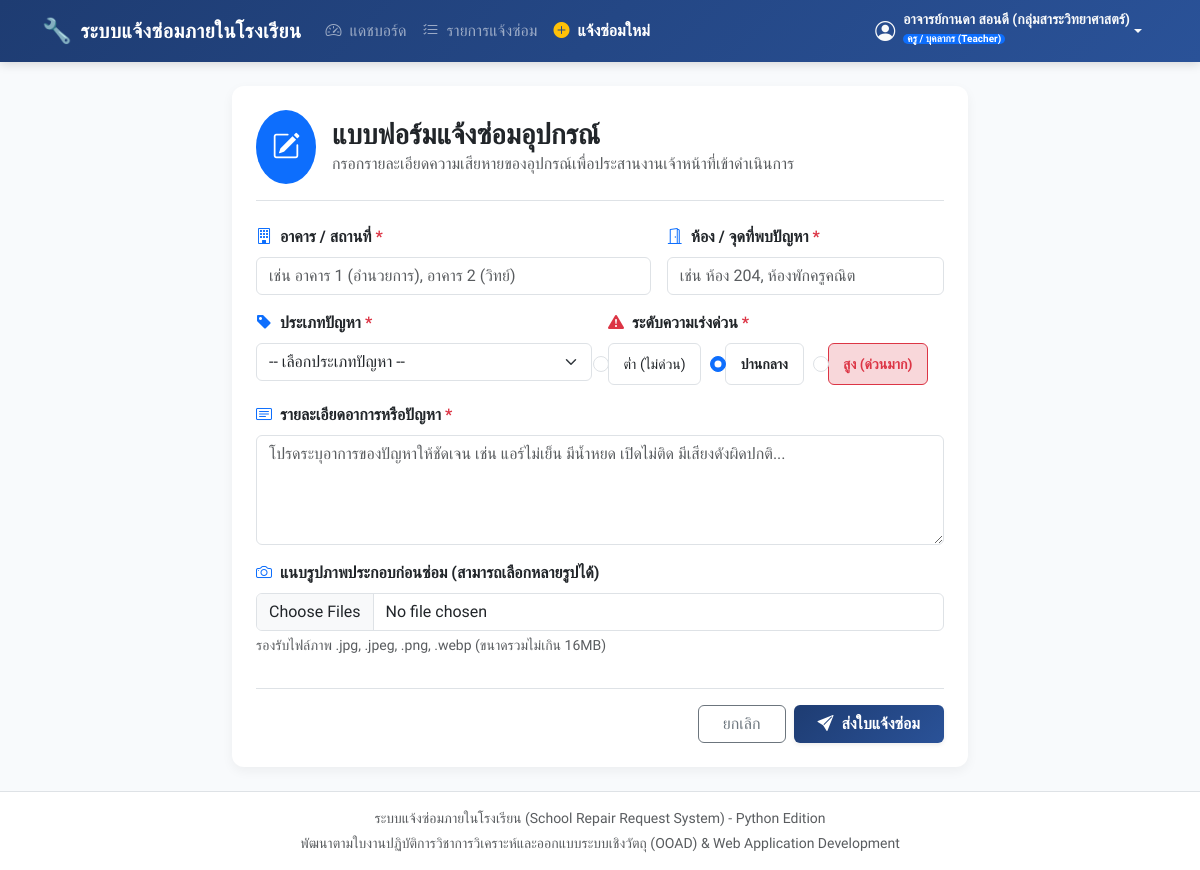
The app's page /repair/create (signed in) with its own data.
### models.py (models this page shows, shortened)
class User(UserMixin, db.Model):
    __tablename__ = 'users'
    id = db.Column(db.Integer, primary_key=True, autoincrement=True)
    username = db.Column(db.String(80), unique=True, nullable=False)
    password_hash = db.Column(db.String(255), nullable=False)
    fullname = db.Column(db.String(150), nullable=False)
    role = db.Column(db.String(20), nullable=False)  # 'admin', 'teacher', 'technician'
    email = db.Column(db.String(120), nullable=True)
    created_at = db.Column(db.DateTime, default=datetime.now)
    created_repairs = db.relationship('RepairRequest', foreign_keys='RepairRequest.user_id', backref='reporter', lazy=True, cascade='all, delete-orphan')
    assigned_repairs = db.relationship('RepairRequest', foreign_keys='RepairRequest.assigned_to', backref='technician', lazy=True)
    comments = db.relationship('Comment', backref='author', lazy=True, cascade='all, delete-orphan')
    @property
    def is_admin(self) -> bool:
        return self.role == UserRole.ADMIN.value
    @property
    def role_label(self) -> str:
        labels = {
            'admin': 'ผู้ดูแลระบบ (Admin)',
            'teacher': 'ครู / บุคลากร (Teacher)',
            'technician': 'เจ้าหน้าที่ซ่อม (Technician)'
        }
        return labels.get(self.role, self.role)
    @property
    def role_badge_class(self) -> str:
        badges = {
            'admin': 'badge bg-danger',
            'teacher': 'badge bg-primary',
            'technician': 'badge bg-warning text-dark'
        }
        return badges.get(self.role, 'badge bg-secondary')

### app.py (the view, shortened to what this page needs)
    @app.route('/repair/create', methods=['GET', 'POST'])
    @login_required
    def repair_create():
        return render_template('repair_create.html')

### templates/repair_create.html (shortened to what this page needs)
{% extends "base.html" %}
{% block content %}
<div class="row justify-content-center">
    <div class="col-lg-8">
        <div class="card card-custom p-4 border-0">
            <div class="d-flex align-items-center mb-4 pb-3 border-bottom">
                <div class="bg-primary text-white p-3 rounded-circle me-3">
                    <i class="bi bi-pencil-square fs-3"></i>
                </div>
                <div>
                    <h3 class="fw-bold mb-0">แบบฟอร์มแจ้งซ่อมอุปกรณ์</h3>
                    <p class="text-muted mb-0">กรอกรายละเอียดความเสียหายของอุปกรณ์เพื่อประสานงานเจ้าหน้าที่เข้าดำเนินการ</p>
                </div>
            </div>
            <form method="POST" action="{{ url_for('repair_create') }}" enctype="multipart/form-data" id="repairForm">
                <div class="row g-3 mb-3">
                    <div class="col-md-7">
                        <label for="building" class="form-label fw-bold">
                            <i class="bi bi-building me-1 text-primary"></i> อาคาร / สถานที่ <span class="text-danger">*</span>
                        </label>
                        <input type="text" class="form-control" id="building" name="building" placeholder="เช่น อาคาร 1 (อำนวยการ), อาคาร 2 (วิทย์)" required list="buildingList">
                    </div>
                    <div class="col-md-5">
                        <label for="room" class="form-label fw-bold">
                            <i class="bi bi-door-open me-1 text-primary"></i> ห้อง / จุดที่พบปัญหา <span class="text-danger">*</span>
                        </label>
                        <input type="text" class="form-control" id="room" name="room" placeholder="เช่น ห้อง 204, ห้องพักครูคณิต" required>
                    </div>
                </div>
                <div class="row g-3 mb-3">
                    <div class="col-md-6">
                        <label for="problem_type" class="form-label fw-bold">
                            <i class="bi bi-tag-fill me-1 text-primary"></i> ประเภทปัญหา <span class="text-danger">*</span>
                        </label>
                        <select class="form-select" id="problem_type" name="problem_type" required>
                            <option value="" disabled selected>-- เลือกประเภทปัญหา --</option>
                        </select>
                    </div>
                    <div class="col-md-6">
                        <label class="form-label fw-bold">
                            <i class="bi bi-exclamation-triangle-fill me-1 text-danger"></i> ระดับความเร่งด่วน <span class="text-danger">*</span>
                        </label>
                        <div class="d-flex gap-2">
                            <div class="form-check form-check-inline border rounded p-2 flex-grow-1 text-center">
                                <input class="form-check-input" type="radio" name="urgency" id="urgency_low" value="low">
                                <label class="form-check-label small" for="urgency_low">ต่ำ (ไม่ด่วน)</label>
                            </div>
                            <div class="form-check form-check-inline border rounded p-2 flex-grow-1 text-center">
                                <input class="form-check-input" type="radio" name="urgency" id="urgency_medium" value="medium" checked>
                                <label class="form-check-label small fw-semibold" for="urgency_medium">ปานกลาง</label>
                            </div>
                            <div class="form-check form-check-inline border rounded p-2 flex-grow-1 text-center bg-danger-subtle border-danger">
                                <input class="form-check-input" type="radio" name="urgency" id="urgency_high" value="high">
                                <label class="form-check-label small text-danger fw-bold" for="urgency_high">สูง (ด่วนมาก)</label>
                            </div>
                        </div>
                    </div>
                </div>
                <div class="mb-3">
                    <label for="description" class="form-label fw-bold">
                        <i class="bi bi-card-text me-1 text-primary"></i> รายละเอียดอาการหรือปัญหา <span class="text-danger">*</span>
                    </label>
                    <textarea class="form-control" id="description" name="description" rows="4" placeholder="โปรดระบุอาการของปัญหาให้ชัดเจน เช่น แอร์ไม่เย็น มีน้ำหยด เปิดไม่ติด มีเสียงดังผิดปกติ..." required></textarea>
                </div>
                <div class="mb-4">
                    <label for="before_images" class="form-label fw-bold">
                        <i class="bi bi-camera me-1 text-primary"></i> แนบรูปภาพประกอบก่อนซ่อม (สามารถเลือกหลายรูปได้)
                    </label>
                    <input class="form-control" type="file" id="before_images" name="before_images" multiple accept="image/*" onchange="previewMultipleImages(this, 'imagePreviewRow')">
                    <div class="form-text small text-muted">รองรับไฟล์ภาพ .jpg, .jpeg, .png, .webp (ขนาดรวมไม่เกิน 16MB)</div>
                </div>
                <div class="d-flex justify-content-end gap-2 pt-3 border-top">
                    <a href="{{ url_for('repairs_list') }}" class="btn btn-outline-secondary px-4">
                        ยกเลิก
                    </a>
                    <button type="submit" class="btn btn-primary px-4 fw-bold shadow-sm" style="background: linear-gradient(135deg, #1e3c72 0%, #2a5298 100%); border: none;">
                        <i class="bi bi-send-fill me-1"></i> ส่งใบแจ้งซ่อม
                    </button>
                </div>
            </form>
        </div>
    </div>
</div>
{% endblock %}

### templates/base.html (shortened to what this page needs)
<!DOCTYPE html>
<html lang="th">
<head>
    <link href="https://cdn.jsdelivr.net/npm/bootstrap@5.3.3/dist/css/bootstrap.min.css" rel="stylesheet">
    <link rel="stylesheet" href="https://cdn.jsdelivr.net/npm/bootstrap-icons@1.11.3/font/bootstrap-icons.min.css">
    <link rel="stylesheet" href="https://cdn.jsdelivr.net/npm/sweetalert2@11/dist/sweetalert2.min.css">
    <link rel="stylesheet" href="{{ url_for('static', filename='css/style.css') }}">
</head>
<body>
    <nav class="navbar navbar-expand-lg navbar-dark navbar-custom sticky-top no-print">
        <div class="container">
            <a class="navbar-brand d-flex align-items-center" href="{{ url_for('dashboard') if current_user.is_authenticated else url_for('login') }}">
                <span class="me-2 fs-4">🔧</span>
                <span>ระบบแจ้งซ่อมภายในโรงเรียน</span>
            </a>
            <div class="collapse navbar-collapse" id="navbarMain">
                {% if current_user.is_authenticated %}
                <ul class="navbar-nav me-auto mb-2 mb-lg-0">
                    <li class="nav-item">
                        <a class="nav-link {{ 'active fw-bold' if request.endpoint == 'dashboard' }}" href="{{ url_for('dashboard') }}">
                            <i class="bi bi-speedometer2 me-1"></i> แดชบอร์ด
                        </a>
                    </li>
                    <li class="nav-item">
                        <a class="nav-link {{ 'active fw-bold' if request.endpoint == 'repairs_list' }}" href="{{ url_for('repairs_list') }}">
                            <i class="bi bi-list-check me-1"></i> รายการแจ้งซ่อม
                        </a>
                    </li>
                    <li class="nav-item">
                        <a class="nav-link {{ 'active fw-bold' if request.endpoint == 'repair_create' }}" href="{{ url_for('repair_create') }}">
                            <i class="bi bi-plus-circle-fill me-1 text-warning"></i> แจ้งซ่อมใหม่
                        </a>
                    </li>
                </ul>
                <div class="d-flex align-items-center text-white">
                    <div class="dropdown">
                        <button class="btn btn-outline-light dropdown-toggle d-flex align-items-center border-0 px-3 py-1" type="button" id="userMenu" data-bs-toggle="dropdown" aria-expanded="false">
                            <i class="bi bi-person-circle fs-5 me-2"></i>
                            <div class="text-start">
                                <div class="small fw-bold lh-1">{{ current_user.fullname }}</div>
                                <span class="badge {{ current_user.role_badge_class }} py-0 px-1 mt-1" style="font-size: 10px;">{{ current_user.role_label }}</span>
                            </div>
                        </button>
                    </div>
                </div>
                {% endif %}
            </div>
        </div>
    </nav>
    <main class="flex-grow-1 py-4">
        <div class="container">
            {% block content %}{% endblock %}
        </div>
    </main>
    <footer class="bg-white border-top py-3 text-center text-muted small mt-auto no-print">
        <div class="container">
            <p class="mb-1">ระบบแจ้งซ่อมภายในโรงเรียน (School Repair Request System) - Python Edition</p>
            <p class="mb-0">พัฒนาตามใบงานปฏิบัติการวิชาการวิเคราะห์และออกแบบระบบเชิงวัตถุ (OOAD) & Web Application Development</p>
        </div>
    </footer>
</body>
</html>

### static/css/style.css (style rules this page uses)
:root { --primary-color: #2c3e50; --primary-accent: #3776ab; --secondary-color: #ffd43b; --success-color: #27ae60; --warning-color: #f39c12; --danger-color: #e74c3c; --bg-light: #f8fafc; --card-shadow: 0 4px 12px rgba(0, 0, 0, 0.05); --card-shadow-hover: 0 8px 24px rgba(0, 0, 0, 0.1); }
body { font-family: 'Sarabun', -apple-system, BlinkMacSystemFont, "Segoe UI", Roboto, sans-serif; background-color: var(--bg-light); color: #333333; min-height: 100vh; display: flex; flex-direction: column; }
.navbar-custom { background: linear-gradient(135deg, #1e3c72 0%, #2a5298 100%); box-shadow: 0 2px 10px rgba(0,0,0,0.15); }
.navbar-brand { font-weight: 700; letter-spacing: 0.5px; font-size: 1.25rem; }
.nav-link { font-weight: 500; transition: all 0.2s ease; }
.card-custom { border: none; border-radius: 12px; box-shadow: var(--card-shadow); transition: transform 0.2s ease, box-shadow 0.2s ease; background: #ffffff; }
.btn { transition: all 0.2s ease; }

### records on screen
User: fullname "อาจารย์กานดา สอนดี (กลุ่มสาระวิทยาศาสตร์)", role_label "ครู / บุคลากร (Teacher)"
